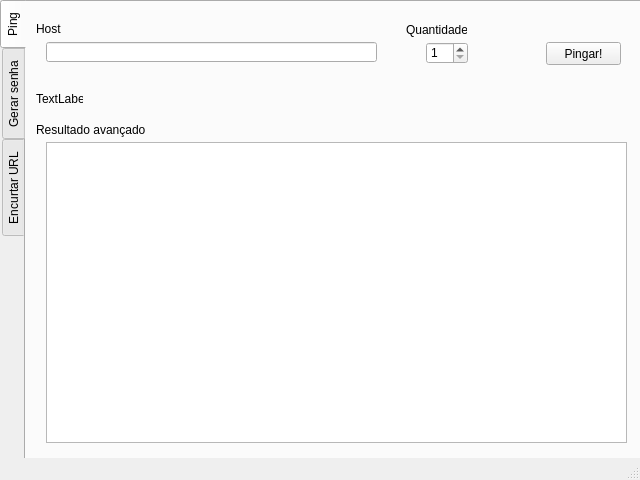
<?xml version="1.0" encoding="UTF-8"?>
<ui version="4.0">
 <class>MainWindow</class>
 <widget class="QMainWindow" name="MainWindow">
  <property name="geometry">
   <rect>
    <x>0</x>
    <y>0</y>
    <width>640</width>
    <height>480</height>
   </rect>
  </property>
  <property name="sizePolicy">
   <sizepolicy hsizetype="Fixed" vsizetype="Fixed">
    <horstretch>0</horstretch>
    <verstretch>0</verstretch>
   </sizepolicy>
  </property>
  <property name="minimumSize">
   <size>
    <width>640</width>
    <height>480</height>
   </size>
  </property>
  <property name="maximumSize">
   <size>
    <width>640</width>
    <height>480</height>
   </size>
  </property>
  <property name="windowTitle">
   <string>Canivete curitibano</string>
  </property>
  <property name="autoFillBackground">
   <bool>false</bool>
  </property>
  <widget class="QWidget" name="centralwidget">
   <property name="sizePolicy">
    <sizepolicy hsizetype="Fixed" vsizetype="Fixed">
     <horstretch>0</horstretch>
     <verstretch>0</verstretch>
    </sizepolicy>
   </property>
   <widget class="QTabWidget" name="tabWidget">
    <property name="geometry">
     <rect>
      <x>0</x>
      <y>0</y>
      <width>661</width>
      <height>471</height>
     </rect>
    </property>
    <property name="sizePolicy">
     <sizepolicy hsizetype="Fixed" vsizetype="Fixed">
      <horstretch>0</horstretch>
      <verstretch>0</verstretch>
     </sizepolicy>
    </property>
    <property name="layoutDirection">
     <enum>Qt::LeftToRight</enum>
    </property>
    <property name="tabPosition">
     <enum>QTabWidget::West</enum>
    </property>
    <property name="tabShape">
     <enum>QTabWidget::Rounded</enum>
    </property>
    <property name="currentIndex">
     <number>0</number>
    </property>
    <property name="iconSize">
     <size>
      <width>16</width>
      <height>16</height>
     </size>
    </property>
    <property name="documentMode">
     <bool>false</bool>
    </property>
    <property name="tabsClosable">
     <bool>false</bool>
    </property>
    <property name="tabBarAutoHide">
     <bool>false</bool>
    </property>
    <widget class="QWidget" name="ping_tab">
     <attribute name="title">
      <string>Ping</string>
     </attribute>
     <widget class="QLineEdit" name="host_ping">
      <property name="geometry">
       <rect>
        <x>20</x>
        <y>40</y>
        <width>331</width>
        <height>20</height>
       </rect>
      </property>
      <property name="toolTip">
       <string/>
      </property>
     </widget>
     <widget class="QLabel" name="label_host">
      <property name="geometry">
       <rect>
        <x>10</x>
        <y>20</y>
        <width>26</width>
        <height>13</height>
       </rect>
      </property>
      <property name="text">
       <string>Host</string>
      </property>
     </widget>
     <widget class="QLabel" name="label_resultado">
      <property name="geometry">
       <rect>
        <x>10</x>
        <y>90</y>
        <width>47</width>
        <height>13</height>
       </rect>
      </property>
      <property name="text">
       <string>TextLabel</string>
      </property>
     </widget>
     <widget class="QTextBrowser" name="resultado_ping_av">
      <property name="geometry">
       <rect>
        <x>20</x>
        <y>140</y>
        <width>581</width>
        <height>301</height>
       </rect>
      </property>
      <property name="html">
       <string>&lt;!DOCTYPE HTML PUBLIC &quot;-//W3C//DTD HTML 4.0//EN&quot; &quot;http://www.w3.org/TR/REC-html40/strict.dtd&quot;&gt;
&lt;html&gt;&lt;head&gt;&lt;meta name=&quot;qrichtext&quot; content=&quot;1&quot; /&gt;&lt;style type=&quot;text/css&quot;&gt;
p, li { white-space: pre-wrap; }
&lt;/style&gt;&lt;/head&gt;&lt;body style=&quot; font-family:'MS Shell Dlg 2'; font-size:8.25pt; font-weight:400; font-style:normal;&quot;&gt;
&lt;p style=&quot;-qt-paragraph-type:empty; margin-top:0px; margin-bottom:0px; margin-left:0px; margin-right:0px; -qt-block-indent:0; text-indent:0px;&quot;&gt;&lt;br /&gt;&lt;/p&gt;&lt;/body&gt;&lt;/html&gt;</string>
      </property>
      <property name="textInteractionFlags">
       <set>Qt::TextBrowserInteraction</set>
      </property>
     </widget>
     <widget class="QLabel" name="label_resultado_av">
      <property name="geometry">
       <rect>
        <x>10</x>
        <y>120</y>
        <width>121</width>
        <height>16</height>
       </rect>
      </property>
      <property name="text">
       <string>Resultado avançado</string>
      </property>
     </widget>
     <widget class="QPushButton" name="button_ping">
      <property name="geometry">
       <rect>
        <x>520</x>
        <y>40</y>
        <width>75</width>
        <height>23</height>
       </rect>
      </property>
      <property name="text">
       <string>Pingar!</string>
      </property>
     </widget>
     <widget class="QSpinBox" name="spinBox_ping">
      <property name="geometry">
       <rect>
        <x>400</x>
        <y>40</y>
        <width>42</width>
        <height>22</height>
       </rect>
      </property>
      <property name="toolTip">
       <string>&lt;html&gt;&lt;head/&gt;&lt;body&gt;&lt;p&gt;É a quantidade de vezes que o ping é executado&lt;/p&gt;&lt;/body&gt;&lt;/html&gt;</string>
      </property>
      <property name="minimum">
       <number>1</number>
      </property>
      <property name="maximum">
       <number>4</number>
      </property>
     </widget>
     <widget class="QLabel" name="label_n_ping">
      <property name="geometry">
       <rect>
        <x>380</x>
        <y>20</y>
        <width>61</width>
        <height>16</height>
       </rect>
      </property>
      <property name="text">
       <string>Quantidade</string>
      </property>
     </widget>
    </widget>
    <widget class="QWidget" name="senha_tab">
     <attribute name="title">
      <string>Gerar senha</string>
     </attribute>
     <widget class="QSlider" name="tamanho_senha">
      <property name="geometry">
       <rect>
        <x>30</x>
        <y>40</y>
        <width>160</width>
        <height>22</height>
       </rect>
      </property>
      <property name="tabletTracking">
       <bool>false</bool>
      </property>
      <property name="contextMenuPolicy">
       <enum>Qt::DefaultContextMenu</enum>
      </property>
      <property name="minimum">
       <number>8</number>
      </property>
      <property name="maximum">
       <number>64</number>
      </property>
      <property name="orientation">
       <enum>Qt::Horizontal</enum>
      </property>
      <property name="invertedAppearance">
       <bool>false</bool>
      </property>
      <property name="tickPosition">
       <enum>QSlider::NoTicks</enum>
      </property>
     </widget>
     <widget class="QSlider" name="qtd_chars_especial">
      <property name="geometry">
       <rect>
        <x>300</x>
        <y>40</y>
        <width>160</width>
        <height>22</height>
       </rect>
      </property>
      <property name="maximum">
       <number>64</number>
      </property>
      <property name="orientation">
       <enum>Qt::Horizontal</enum>
      </property>
     </widget>
     <widget class="QLabel" name="label_tamanho_senha">
      <property name="geometry">
       <rect>
        <x>20</x>
        <y>20</y>
        <width>100</width>
        <height>13</height>
       </rect>
      </property>
      <property name="text">
       <string>Tamanho da senha</string>
      </property>
     </widget>
     <widget class="QLabel" name="label_char_especial">
      <property name="geometry">
       <rect>
        <x>290</x>
        <y>20</y>
        <width>110</width>
        <height>13</height>
       </rect>
      </property>
      <property name="text">
       <string>Caracteres especiais</string>
      </property>
     </widget>
     <widget class="QPushButton" name="button_gerar_senha">
      <property name="geometry">
       <rect>
        <x>520</x>
        <y>30</y>
        <width>75</width>
        <height>23</height>
       </rect>
      </property>
      <property name="text">
       <string>Gerar!</string>
      </property>
     </widget>
     <widget class="QTextBrowser" name="senha_gerada">
      <property name="geometry">
       <rect>
        <x>30</x>
        <y>110</y>
        <width>256</width>
        <height>41</height>
       </rect>
      </property>
     </widget>
     <widget class="QLabel" name="label_senha_gerada">
      <property name="geometry">
       <rect>
        <x>20</x>
        <y>90</y>
        <width>70</width>
        <height>13</height>
       </rect>
      </property>
      <property name="text">
       <string>Senha gerada</string>
      </property>
     </widget>
    </widget>
    <widget class="QWidget" name="encurtar_tab">
     <attribute name="title">
      <string>Encurtar URL</string>
     </attribute>
     <widget class="QLineEdit" name="lineEdit_url">
      <property name="geometry">
       <rect>
        <x>20</x>
        <y>40</y>
        <width>450</width>
        <height>20</height>
       </rect>
      </property>
     </widget>
     <widget class="QLabel" name="label_url">
      <property name="geometry">
       <rect>
        <x>10</x>
        <y>20</y>
        <width>47</width>
        <height>13</height>
       </rect>
      </property>
      <property name="text">
       <string>URL</string>
      </property>
     </widget>
     <widget class="QGraphicsView" name="qrcode">
      <property name="geometry">
       <rect>
        <x>160</x>
        <y>220</y>
        <width>256</width>
        <height>192</height>
       </rect>
      </property>
     </widget>
     <widget class="QTextEdit" name="resultado_url">
      <property name="geometry">
       <rect>
        <x>20</x>
        <y>100</y>
        <width>450</width>
        <height>30</height>
       </rect>
      </property>
     </widget>
     <widget class="QPushButton" name="button_encurtar">
      <property name="geometry">
       <rect>
        <x>510</x>
        <y>40</y>
        <width>75</width>
        <height>23</height>
       </rect>
      </property>
      <property name="text">
       <string>Encurtar!</string>
      </property>
     </widget>
     <widget class="QLabel" name="label_url_encurtada">
      <property name="geometry">
       <rect>
        <x>10</x>
        <y>80</y>
        <width>80</width>
        <height>13</height>
       </rect>
      </property>
      <property name="text">
       <string>URL encurtado</string>
      </property>
     </widget>
     <widget class="QLabel" name="label_qrcode">
      <property name="geometry">
       <rect>
        <x>250</x>
        <y>200</y>
        <width>60</width>
        <height>13</height>
       </rect>
      </property>
      <property name="text">
       <string>QR CODE</string>
      </property>
     </widget>
    </widget>
   </widget>
  </widget>
  <widget class="QStatusBar" name="statusbar"/>
 </widget>
 <resources/>
 <connections/>
</ui>
